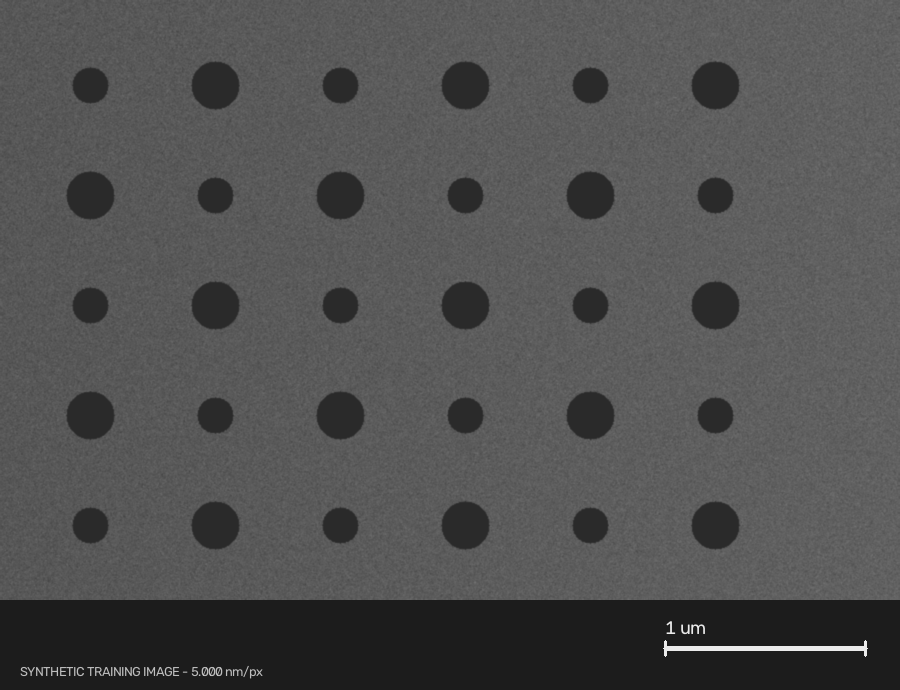
#> input picture examples/generated/01_two_class_hole_array.png, 900 x 690 px
$ python -i calibration.py   (imports and definitions only)
#> lines starting #> are read from the running program, lines starting #| are printed output that depends on the picture; after the words box and inside, x2 and y2 are one past the last pixel; in counts of white or black regions, pixels touching at a corner belong together
from __future__ import annotations

from dataclasses import asdict, dataclass
from math import hypot
from pathlib import Path
import re

import cv2
import numpy as np


def read_sem_companion_metadata(image_path: str | Path) -> dict:
    """Read common Hitachi-style sidecar metadata without trusting raster text."""
    path=Path(image_path); sidecar=path.with_suffix(".txt")
    if not sidecar.exists(): return {}
    try:
        raw=sidecar.read_bytes()
        text=raw.decode("utf-16-le",errors="ignore") if raw[:200].count(b"\x00")>20 else raw.decode("utf-8",errors="ignore")
    except OSError: return {}
    result={"sidecar":str(sidecar)}
    for key in ("PixelSize","DataSize","MicronMarker","RasterRotation","Magnification","InstructName","SignalName"):
        match=re.search(rf"(?m)^{re.escape(key)}=(.*)$",text)
        if match: result[key]=match.group(1).strip()
    try: result["pixel_size_nm"]=float(result["PixelSize"])
    except (KeyError,ValueError): pass
    return result


@dataclass(frozen=True)
class Calibration:
    microns_per_pixel: float
    known_length_um: float
    pixel_length: float
    start_xy: tuple[float, float]
    end_xy: tuple[float, float]
    source: str = "confirmed_scale_bar"
    confirmed: bool = True

    @classmethod
    def from_line(
        cls,
        known_length_um: float,
        start_xy: tuple[float, float],
        end_xy: tuple[float, float],
        source: str = "confirmed_scale_bar",
    ) -> "Calibration":
        pixels = hypot(end_xy[0] - start_xy[0], end_xy[1] - start_xy[1])
        if known_length_um <= 0 or pixels <= 0:
            raise ValueError("Known length and pixel length must both be positive")
        return cls(known_length_um / pixels, known_length_um, pixels, start_xy, end_xy, source)

    def as_dict(self) -> dict:
        return asdict(self)


def detect_footer(rgb: np.ndarray) -> int:
    """Return the likely first footer row, or the image height if none is found."""
    height = rgb.shape[0]
    gray = rgb.mean(axis=2)
    row_mean = gray.mean(axis=1)
    row_std = gray.std(axis=1)
    lo = int(height * 0.65)
    # SEM exports may switch to either a bright ZEISS-style or dark Hitachi-style
    # information strip. Use the magnitude of the mean transition while still
    # favoring the accompanying loss of specimen texture.
    # A footer boundary is normally a broad row-wise transition. Penalize rows
    # with high lateral variation so a short bright scale bar cannot masquerade
    # as the full-width boundary.
    score = (np.abs(np.diff(row_mean)) + .20*np.maximum(0,-np.diff(row_std))
             - .60*np.maximum(row_std[:-1],row_std[1:]))
    # Exclude the very bottom ruler/text rows from boundary selection. If an
    # unusually shallow footer has no transition in this band, fall back to the
    # full lower image.
    search_end=max(lo+1,int(height*.93))
    candidates = np.arange(lo, search_end)
    if not len(candidates):
        return height
    lower_score=score[lo:search_end]; peak=float(np.max(lower_score))
    if peak < 20:
        candidates=np.arange(lo,height-1); lower_score=score[lo:height-1]; peak=float(np.max(lower_score))
        if peak<20:return height
    idx=int(candidates[int(np.argmax(lower_score))])+1
    return idx


def detect_scale_bar(rgb: np.ndarray, footer_start: int | None = None):
    """Detect the green horizontal ZEISS scale-bar segment.

    Returns endpoints and a confidence score. The text value deliberately remains
    operator-confirmed because it is raster text, not calibrated TIFF metadata.
    """
    h, w, _ = rgb.shape
    footer_start = detect_footer(rgb) if footer_start is None else footer_start
    # Rulers are often printed just above the text footer boundary.
    y0 = int(h*.68) if int(footer_start)>=h else max(0,int(footer_start)-int(h*.12))
    # Some SEM exports have no sharply separated footer. Their white scale bar
    # still sits in the lower information band.
    if y0 >= h: y0=int(h*.68)
    roi = rgb[y0:, :, :]
    if roi.size == 0:
        return None
    r, g, b = [roi[..., i].astype(int) for i in range(3)]
    green = (g > 100) & (g > r * 1.35 + 15) & (g > b * 1.20 + 10)
    # Find the row containing the longest green horizontal run.
    best = None
    for yy in range(green.shape[0]):
        xs = np.flatnonzero(green[yy])
        if xs.size < 5:
            continue
        split = np.where(np.diff(xs) > 2)[0] + 1
        for run in np.split(xs, split):
            if run.size < 5:
                continue
            length = int(run[-1] - run[0])
            if best is None or length > best[0]:
                best = (length, int(run[0]), int(run[-1]), yy + y0)
    if best is None:
        # White/gray tick-ended scale bars are common in Hitachi exports. Search
        # only the lower band and require vertical tick support, which rejects
        # most footer text baselines and instrument metadata.
        gray=roi.mean(axis=2)
        bright=gray>=max(165,float(np.percentile(gray,96)))
        white_best=None
        for yy in range(2,bright.shape[0]-3):
            xs=np.flatnonzero(bright[yy])
            if xs.size<8: continue
            split=np.where(np.diff(xs)>4)[0]+1
            for run in np.split(xs,split):
                if run.size<8: continue
                x1,x2=int(run[0]),int(run[-1]); length=x2-x1
                if length<w*.04 or length>w*.65: continue
                columns=np.arange(x1,x2+1)
                vertical=np.sum(bright[max(0,yy-5):min(bright.shape[0],yy+6),columns],axis=0)
                tick_columns=int(np.sum(vertical>=4))
                if tick_columns<2: continue
                # Determine the physical datum at the centres of the end ticks,
                # excluding antialiasing/round line caps beyond those centres.
                upper=np.sum(bright[max(0,yy-9):max(0,yy-3),columns],axis=0)
                lower=np.sum(bright[min(bright.shape[0],yy+4):min(bright.shape[0],yy+10),columns],axis=0)
                tick_x=columns[(upper+lower)>=3]; tick_runs=[]
                if len(tick_x):
                    tick_runs=[part for part in np.split(tick_x,np.where(np.diff(tick_x)>1)[0]+1) if len(part)]
                datum_x1,datum_x2=x1,x2
                if len(tick_runs)>=2:
                    left_center=float(np.mean(tick_runs[0])); right_center=float(np.mean(tick_runs[-1]))
                    if right_center-left_center>=w*.04: datum_x1,datum_x2=round(left_center),round(right_center)
                datum_length=datum_x2-datum_x1
                score=datum_length*(1+min(tick_columns,12)/12)
                if white_best is None or score>white_best[0]:
                    white_best=(score,datum_length,datum_x1,datum_x2,yy+y0,tick_columns)
        # Some Hitachi rulers consist only of a regular train of short vertical
        # ticks, with no horizontal baseline.
        count,_,stats,centroids=cv2.connectedComponentsWithStats(bright.astype(np.uint8),8)
        ticks=[]
        for label in range(1,count):
            x,y,width,height,area=[int(v) for v in stats[label]]
            if 1<=width<=6 and 3<=height<=16 and area>=3:
                ticks.append((float(centroids[label,0]),float(centroids[label,1]),height))
        ruler_best=None
        for _,anchor_y,_ in ticks:
            group=sorted([tick for tick in ticks if abs(tick[1]-anchor_y)<=3])
            xs=np.array([tick[0] for tick in group])
            if len(xs)<4: continue
            gaps=np.diff(xs); plausible=gaps[(gaps>=4)&(gaps<=w*.12)]
            if len(plausible)<3: continue
            spacing=float(np.median(plausible))
            chain=[float(xs[0])]
            for value in xs[1:]:
                if .65*spacing<=value-chain[-1]<=1.35*spacing: chain.append(float(value))
                elif len(chain)<4: chain=[float(value)]
            if len(chain)<4: continue
            length=chain[-1]-chain[0]
            regularity=float(np.std(np.diff(chain))/(spacing+1e-9))
            score=length*(1- min(regularity,1))
            if length>=w*.05 and (ruler_best is None or score>ruler_best[0]):
                ruler_best=(score,chain,anchor_y,regularity)
        if ruler_best is None:
            if white_best is None: return None
            _,length,x1,x2,y,ticks=white_best
            confidence=min(.9,.45+length/max(1,w)*1.5+min(ticks,8)*.025)
            return {"start_xy":(x1,y),"end_xy":(x2,y),"pixel_length":length,
                    "confidence":round(confidence,3),"footer_start":footer_start,
                    "style":"white_tick_bar"}
        _,chain,anchor_y,regularity=ruler_best
        if white_best is not None and white_best[1] > (chain[-1]-chain[0])*1.35:
            _,length,x1,x2,y,ticks=white_best
            confidence=min(.9,.45+length/max(1,w)*1.5+min(ticks,8)*.025)
            return {"start_xy":(x1,y),"end_xy":(x2,y),"pixel_length":length,
                    "confidence":round(confidence,3),"footer_start":footer_start,
                    "style":"white_tick_bar"}
        confidence=float(np.clip(.55+.04*len(chain)-.25*regularity,.45,.9))
        return {"start_xy":(round(chain[0]),round(anchor_y+y0)),
                "end_xy":(round(chain[-1]),round(anchor_y+y0)),
                "pixel_length":round(chain[-1]-chain[0]),
                "confidence":round(confidence,3),"footer_start":footer_start,
                "style":"white_tick_ruler","tick_count":len(chain)}
    length, x1, x2, y = best
    confidence = min(1.0, length / max(20.0, w * 0.08))
    return {"start_xy": (x1, y), "end_xy": (x2, y), "pixel_length": length,
            "confidence": round(confidence, 3), "footer_start": footer_start,
            "style":"green_bar"}

>>> import cv2
>>> picture = cv2.imread('../examples/generated/01_two_class_hole_array.png')
#> picture is the input picture: shape (690, 900, 3); min 28, max 235, mean 80.5
>>> result = detect_scale_bar(picture)
#> in detect_footer, `row_mean = gray.mean(axis=1)`: row_mean = 690 values, max 92.1 at index 586, min 28 at index 600, mean 80.51
#> in detect_footer, `row_std = gray.std(axis=1)`: row_std = 690 values, max 86.82 at index 648, min 0 at index 600, mean 10.7
#> in detect_footer, `score = (np.abs(np.diff(row_mean)) + .20*np.maximum(0,-np.diff(row_std..`: score = 689 values, max 61.52 at index 599, min -51.91 at index 646, mean -6.01
#> in detect_footer, `lower_score = score[lo:search_end]`: lower_score = 193 values, max 61.52 at index 151, min -16.29 at index 184, mean -4.62
#> in detect_footer, `peak = float(np.max(lower_score))`: peak = 61.52
#> in detect_footer, `idx=int(candidates[int(np.argmax(lower_score))])+1`: idx = 600
#> in detect_scale_bar, `y0 = int(h*.68) if int(footer_start)>=h else max(0,int(footer_start)-i..`: y0 = 518
#> in detect_scale_bar, `roi = rgb[y0:, :, :]`:
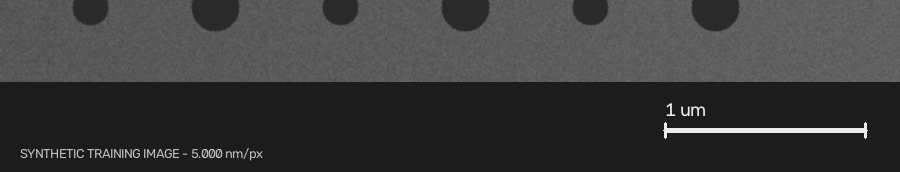
#> roi: shape (172, 900, 3); min 28, max 235, mean 58.8
#> in detect_scale_bar, `green = (g > 100) & (g > r * 1.35 + 15) & (g > b * 1.20 + 10)`: green: shape (172, 900) bool; every value is 0
#> in detect_scale_bar, `bright=gray>=max(165,float(np.percentile(gray,96)))`:
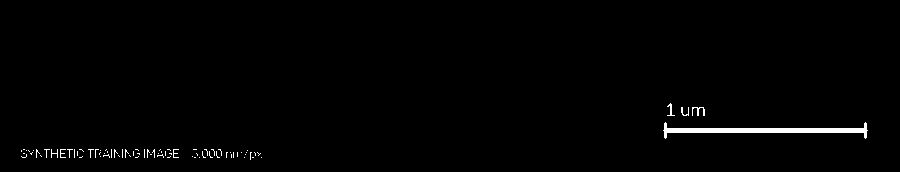
#> bright: shape (172, 900) bool; 1.1% white; 80 white regions (73 under 20 px), largest, box (x1, y1, x2, y2) and area: (663, 122, 868, 139) 1081, (692, 107, 705, 116) 52, (667, 103, 675, 116) 36
#> after the loop in detect_scale_bar, `for yy in range(2,bright.shape[0]-3):`: white_best = (400, 200, 665, 865, 646, 203)
#> in detect_scale_bar, `count,_,stats,centroids=cv2.connectedComponentsWithStats(bright.astype..`: count = 81; stats = 81 rows, first 6: [0, 0, 900, 172, 153152], [667, 103, 8, 13, 36], [681, 107, 8, 9, 30], [692, 107, 13, 9, 52], [663, 122, 205, 17, 1081], [23, 149, 2, 1, 2]; centroids = 81 pairs, first value 21 to 765, second value 84.97 to 157
#> the loop in detect_scale_bar, `for label in range(1,count):` made 80 passes
#> (x, y, width, height, area) on passes 1, 2, 3, 4, 8, 9, 26: (667, 103, 8, 13, 36), (681, 107, 8, 9, 30), (692, 107, 13, 9, 52), (663, 122, 205, 17, 1081), (51, 149, 7, 9, 23), (60, 149, 6, 9, 23), (173, 149, 6, 9, 23)
#> after the loop in detect_scale_bar, `for label in range(1,count):`: ticks = 36 items, first 6: (36.54, 152.5, 9), (46.21, 151.6, 9), (61.74, 153, 9), (69.21, 151.6, 9), (74, 153, 9), (81, 149.6, 3)
#> the loop in detect_scale_bar, `for _,anchor_y,_ in ticks:` made 36 passes
#> (anchor_y, spacing) on passes 1, 3, 5, 6, 8, 9, 10, 11, 12, 13, 14, 15: (152.5, 7.46), (153, 7.46), (153, 7.46), (149.6, 10.34), (152, 7.46), (153, 7.46), (152.5, 7.46), (153, 7.46), (152.5, 7.46), (153, 7.46), (152.5, 7.46), (152.5, 7.46)
#> (anchor_y, spacing, length, regularity, score) on passes 2, 4, 7, 17, 18, 19: (151.6, 7.46, 36.33, 0.163, 30.43), (151.6, 7.46, 36.33, 0.163, 30.43), (151.6, 7.46, 36.33, 0.163, 30.43), (151.3, 8.34, 40.33, 0.22, 31.45), (151.3, 8.34, 40.33, 0.22, 31.45), (151.3, 8.34, 40.33, 0.22, 31.45)
#> in detect_scale_bar, `_,length,x1,x2,y,ticks=white_best`: length = 200; x1 = 665; x2 = 865; y = 646; ticks = 203
#> in detect_scale_bar, `confidence=min(.9,.45+length/max(1,w)*1.5+min(ticks,8)*.025)`: confidence = 0.9
#> result = {'start_xy': (665, 646), 'end_xy': (865, 646), 'pixel_length': 200, 'confidence': 0.9, 'footer_start': 600, 'style': 'white_tick_bar'}
